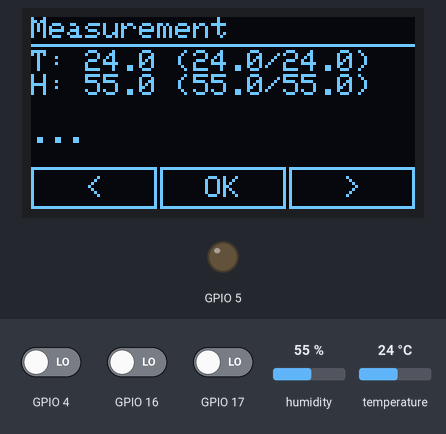
A program run on a simulated ESP32. Parts: 128×64 one-colour display, output pins drawn as LEDs (lit = HIGH). The test bench sets the inputs (shaded band); at power-on: GPIO 4 LOW, GPIO 17 LOW, GPIO 16 LOW, humidity 55 %, temperature 24 °C. WiFi joins after 1.5 s; servers stay silent unless stated; what the program prints to the serial monitor is not drawn.

Above: at 5.7 s.
5.8 s: GPIO 4 driven HIGH
At 7.3 s:
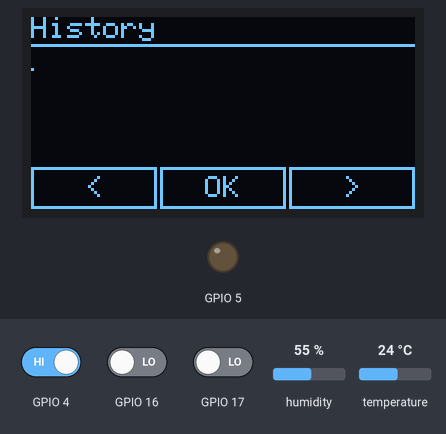
18.6 s: GPIO 17 driven HIGH
At 19.8 s:
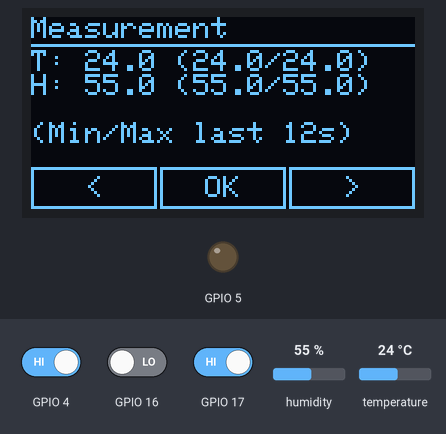
25.6 s: GPIO 16 driven HIGH
At 25.79 s:
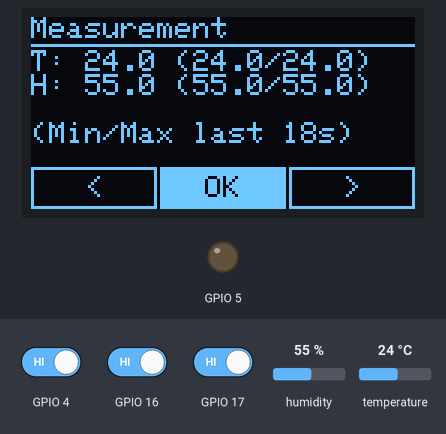
27.3 s: humidity set to 22 %
At 29.9 s:
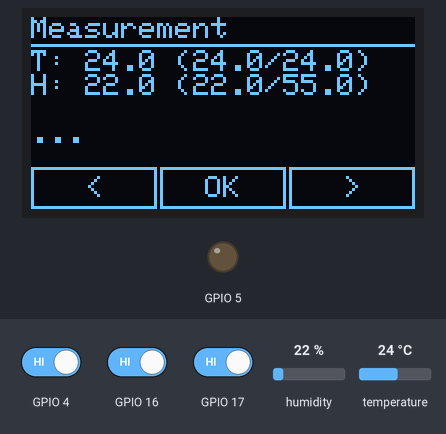
31.6 s: temperature set to 12 °C
At 36.5 s:
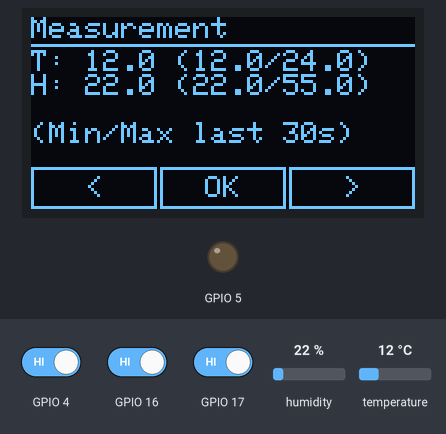
37.6 s: humidity set to 40 %
At 43.6 s:
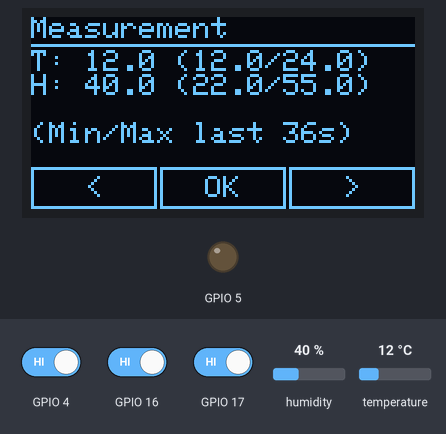
Timing chart, 0 to 44.6 s (numbered marks = the images above; inputs shaded):
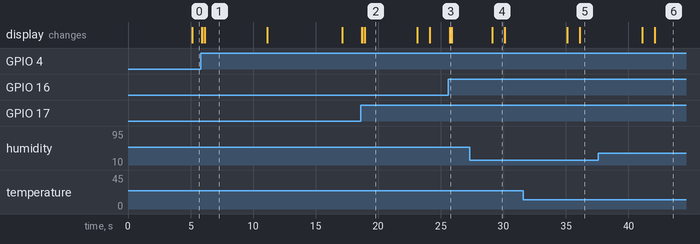

The program:

Main.cpp
```cpp
//Libraries
#include <Arduino.h>
#include <DHT.h>

#include "MainStateMachine.h"
#include "Measuring.h"
#include "Platform.h"

MainStateMachine mainSm;
MeasuringManager measuringManager;

void setup() {
  Serial.begin(9600);
  Serial.println();
  Serial.println();
  Serial.println("LOLIN32 playground started");

  mainSm = MainStateMachine();
  measuringManager = MeasuringManager();

  mainSm.begin();
  measuringManager.begin();

  Gui::instance().begin();
}

void loop() {
  Platform::instance().proceed();
  Gui::instance().proceed();

  mainSm.proceed();
  measuringManager.proceed();

  Platform::instance().switchLed(LED_ON);
}
```

Logger.h
```cpp
#ifndef LOGGER_H
#define LOGGER_H

class ILogger {
 public:
  virtual void log(const char *pMessage) = 0;
  virtual void log(const char *pMessage, const unsigned long value) = 0;
  virtual void log(const char *pMessage, const float value) = 0;
  virtual void log(const char *pMessage, const bool value) = 0;
  virtual ~ILogger() = 0;
};
inline ILogger::~ILogger() {}

class SerialLogger : public ILogger {
 public:
  SerialLogger(const char *pLoggerName);

  void log(const char *pMessage) override;
  void log(const char *pMessage, const unsigned long value) override;
  void log(const char *pMessage, const float value) override;
  void log(const char *pMessage, const bool value) override;

 private:
  const char *pLoggerName;
};

class DoNothingLogger : public ILogger {
 public:
  DoNothingLogger();

  void log(const char *pMessage) override;
  void log(const char *pMessage, const unsigned long value) override;
  void log(const char *pMessage, const float value) override;
  void log(const char *pMessage, const bool value) override;
};

#endif
```

UiScene.h
```cpp
#ifndef UISCENE_H
#define UISCENE_H


#include <Arduino.h>
#include <Adafruit_SSD1306.h>
#include "CacheService.h"
#include "utils/StringHandling.h"

#define SCREEN_WIDTH 128
#define SCREEN_HEIGHT 64

#define MAX_NR_CHARS 21 // max 21
#define HEIGH_OF_LINE 8 // min 7
#define POS_FIRST_LINE 11 // min 11

#define SCENE_HEIGHT 32
#define SCENE_WIDTH SCREEN_WIDTH
#define SCENE_POS_TOP 11
#define SCENE_POS_BOTTOM SCENE_POS_TOP + SCENE_HEIGHT


class IUiScene {
  public:
    virtual void display() = 0;
    virtual char* getTitle() = 0;
    virtual bool hasUndisplayedChanges() = 0;
    virtual ~IUiScene() { }
};

class LineBasedUiScene : public IUiScene {
  public:
    LineBasedUiScene(Adafruit_SSD1306* pDisplay, char title[]);

    void setLine1(char prefix[], char txt[]);
    void setLine2(char prefix[], char txt[]);
    void setLine3(char prefix[], char txt[]);
    void setLine4(char prefix[], char txt[]);

    CharManager getLine1();
    CharManager getLine2();
    CharManager getLine3();
    CharManager getLine4();

    virtual void display() override;
    char* getTitle() override;
    bool hasUndisplayedChanges() override;

  private:
    // variables
    Adafruit_SSD1306* pDisplay;

    bool changed = true;

    char title[MAX_NR_CHARS];


    char line1[MAX_NR_CHARS];
    char line2[MAX_NR_CHARS];
    char line3[MAX_NR_CHARS];
    char line4[MAX_NR_CHARS];

    CharManager line1Manager = CharManager(line1, MAX_NR_CHARS);
    CharManager line2Manager = CharManager(line2, MAX_NR_CHARS);
    CharManager line3Manager = CharManager(line3, MAX_NR_CHARS);
    CharManager line4Manager = CharManager(line4, MAX_NR_CHARS);

    // methods
    void setLine(char txt[], char buffer[]);
    void setLine(char prefix[], char txt[], char buffer[]);
};

class GraphUiScene : public IUiScene {
  public:
    GraphUiScene(Adafruit_SSD1306* pDisplay, char title[]);

    virtual void display() override;
    char* getTitle() override;
    bool hasUndisplayedChanges() override;

    void update();

  private:
    // variables
    Adafruit_SSD1306* pDisplay;
    //Iterator<CacheValue> iterator;

    bool changed = true;

    char title[MAX_NR_CHARS];

    void setLine(char txt[], char buffer[]);
};

#endif
```

CacheService.h
```cpp
#ifndef BUFFERSERVICE_H
#define BUFFERSERVICE_H

#include <Arduino.h>
#include <limits>
#include "RingBuffer.h"

#define CACHE_SIZE 128

struct CacheValue {
  float temperature;
  float humidity;
  unsigned long time;
  bool published;
};
struct MinMaxValues {
  float minTemperature;
  float maxTemperature;
  float minHumidity;
  float maxHumidity;
};
class CacheService {
 public:
  static CacheService& instance() {
    static CacheService _instance;
    return _instance;
  }

  RingBuffer<CacheValue>& getBuffer() { return buffer; }

  Iterator<CacheValue>& getIterator() {
    buffer.newestToOldest(iterator);
    return iterator;
    }

  MinMaxValues getMinMax() {
    MinMaxValues values;

    values.maxTemperature = std::numeric_limits<float>::min();
    values.maxHumidity = std::numeric_limits<float>::min();

    values.minTemperature = std::numeric_limits<float>::max();
    values.minHumidity = std::numeric_limits<float>::max();

    buffer.newestToOldest(iterator);
    while(iterator.hasNext()) {
      CacheValue* pValue = iterator.getNext();

      // temp
      if(pValue->temperature > values.maxTemperature) {
        values.maxTemperature = pValue->temperature;
      }
      if(pValue->temperature < values.minTemperature) {
        values.minTemperature = pValue->temperature;
      }

      // hum
      if(pValue->humidity > values.maxHumidity) {
        values.maxHumidity = pValue->humidity;
      }
      if(pValue->humidity < values.minHumidity) {
        values.minHumidity = pValue->humidity;
      }
    }

    return values;
  }

  unsigned long getCachedTimespan() {
    unsigned long timespan = buffer.getNewest()->time;
    timespan = timespan - buffer.getOldest()->time;

    return timespan;
  }

 private:
  CacheService() {}
  class CacheService& operator=(const class CacheService&);  // singleton

  RingBuffer<CacheValue> buffer = RingBuffer<CacheValue>(CACHE_SIZE);
  Iterator<CacheValue> iterator = Iterator<CacheValue>(CACHE_SIZE);
};

#endif
```

EdgeDetector.cpp
```cpp
#include "EdgeDetector.h"
#include <Arduino.h>

#define DEBUG_PRINT(x) Serial.println(x);

EdgeDetector::EdgeDetector() {
}

EdgeDetector::EdgeDetector(const int _pin, const int _nrDebounceCycles) {
  start(_pin, _nrDebounceCycles);
}

void EdgeDetector::start(const int _pin, const int _nrDebounceCycles) {
  pin = _pin;
  nrDebounceCycles = _nrDebounceCycles;
  lastPublishedState = LOW;
  lastPublishedEdge = NO_CHANGE;
  count = 0;

  pinMode(_pin, INPUT);
}

int EdgeDetector::proceed() {
  int currentState = digitalRead(pin);

    if(currentState == lastPublishedState) {
    // no change
    if(count > 0){
      count--;
    }
    lastPublishedEdge = NO_CHANGE;
    return NO_CHANGE;
  } else {
    // change
    count++;
    if(count > nrDebounceCycles) {
      // publish new state
      count = 0;
      lastPublishedState = currentState;
      if(currentState == HIGH){
        lastPublishedEdge = RISING_EDGE;
        return RISING_EDGE;
      }
      lastPublishedEdge = FALLING_EDGE;
      return FALLING_EDGE;
    }
  }
}

int EdgeDetector::getState() {
  return lastPublishedState;
}

int EdgeDetector::getLastEdge() {
  return lastPublishedEdge;
}

// ======= StatefullButton =======

StatefullButton::StatefullButton(const int _pin, const int _nrDebounceCycles, const int _nrOfStates) {
  nrOfStates = _nrOfStates;
  activeState = 0;
  edgeDetector.start(_pin, _nrDebounceCycles);
}

int StatefullButton::proceed() {
  if(edgeDetector.proceed() == RISING_EDGE) {
    // next state active
    activeState = (activeState + 1) % nrOfStates;
    return NEW_STATE;
  }
  return NO_CHANGE;
}

int StatefullButton::getState() {
  return activeState;
}
```

EdgeDetector.h
```cpp
#ifndef UTILS_H
#define UTILS_H

#include <Arduino.h>

#define NO_CHANGE 0

#define RISING_EDGE 1
#define FALLING_EDGE -1

#define NEW_STATE 1

class EdgeDetector {
  public:
      EdgeDetector();
      EdgeDetector(const int pin, const int nrDebounceCycles);

      void start(const int pin, const int nrDebounceCycles);

      /**
       * Returns HIGH or LOW
       */
      int getState();

      /**
       * Does return:
       *   NO_CHANGE: No change in logical signal in last proceed() call
       *   RISING_EDGE: Changed from low to high in last proceed() call
       *   FALLING_EDGE: Changed from high to low in last proceed() call
       */
       int getLastEdge();

      /**
       * Does read the pin and detect changes in the logical signal (debounced).
       * Does return:
       *   NO_CHANGE: No change in logical signal
       *   RISING_EDGE: Changed from low to high
       *   FALLING_EDGE: Changed from high to low
       */
      int proceed();

  private:
      int pin;
      int nrDebounceCycles;
      /**
       * HIGH or LOW
       */
      int lastPublishedState;
      int lastPublishedEdge;
      int count;
};

class StatefullButton {
  public:
      StatefullButton(const int pin, const int nrDebounceCycles, const int nrOfStates);

      /**
       * Does detect rising edges and proceed the state of the button.
       * Does return:
       *   NO_CHANGE: No change in logical signal
       *   NEW_STATE: New entered
       */
      int proceed();

      int getState();

  private:
      EdgeDetector edgeDetector = EdgeDetector();
      int activeState;
      int nrOfStates;
};

class Test { // ToDo: Remove
  public:
    Test(const int _myVar) { myVar = _myVar; }
    int myVar;
};

template <class T> class ArrayList {
  public:
    ArrayList(const int capacity);
    ArrayList(T* internalBuffer[], const int capacity);

    int add(T * pElement);
    T * get(int index);
    int getSize();

  private:
    T** ppFirstElement;
    int size;
    int capacity;
};

// ======= ArrayList =======


template <class T>
ArrayList<T>::ArrayList(const int _capacity) {
  capacity = _capacity;
  size = 0;
  ppFirstElement = (T**)malloc(_capacity * sizeof(T*));
}

template <class T>
ArrayList<T>::ArrayList(T* _internalBuffer[], const int _capacity) {
  capacity = _capacity;
  size = 0;
  ppFirstElement = _internalBuffer;
}

template <class T>
int ArrayList<T>::add(T* pElement) {
  *(ppFirstElement + size) = pElement;
  size++;

  return 0;
}

template <class T>
T * ArrayList<T>::get(int index) {
  return *(ppFirstElement + index);
}

template <class T>
int ArrayList<T>::getSize() {
  return size;
}

#endif
```

GraphUiScene.cpp
```cpp
// includes
#include "UiScene.h"
#include "Logger.h"

// defines
#define Y_AXIS_MIN 0
#define Y_AXIS_MAX 30
#define Y_AXIS_RANGE Y_AXIS_MAX - Y_AXIS_MIN
#define Y_AXIS_SCALE SCENE_HEIGHT/Y_AXIS_RANGE

// variables
SerialLogger uiLogger = SerialLogger(__FILE__);
//DoNothingLogger uiLogger = DoNothingLogger();

GraphUiScene::GraphUiScene(Adafruit_SSD1306* pDisplay, char title[]) {
  this->pDisplay = pDisplay;
  setLine(title, this->title);
}

void GraphUiScene::display() {
  uiLogger.log("Draw graph");
  changed = false;

  Iterator<CacheValue> iterator = CacheService::instance().getIterator();
  while (iterator.hasNext()) {
    CacheValue* pValue = iterator.getNext();

    float scaledTemperature = pValue->temperature * Y_AXIS_SCALE;
    int positionDot = SCENE_POS_BOTTOM - scaledTemperature;

    pDisplay->drawPixel(iterator.getIndexCurrentElement(), positionDot, WHITE);
  }
  /*while(iterator.hasNext()) {
      CacheValue* pValue = iterator.getNext();

      pDisplay->drawPixel(iterator.getIndexCurrentElement(),
  pValue->temperature, WHITE);
      //pDisplay->drawBitmap()

    }
  }*/
}

char* GraphUiScene::getTitle() { return this->title; }
bool GraphUiScene::hasUndisplayedChanges() { return this->changed; }

void GraphUiScene::update() { this->changed = true; }

void GraphUiScene::setLine(char txt[],
                           char buffer[]) {  // ToDo: Remove duplicated code
  for (int i = 0; i < MAX_NR_CHARS; i++) {
    if (txt[i] != 0) {
      buffer[i] = txt[i];
    } else {
      buffer[i] = 0;  // mark end
      break;
    }
  }
}
```

Gui.h
```cpp
#ifndef GUI_H
#define GUI_H

#include <Adafruit_SSD1306.h>
#include <Arduino.h>
#include <Wire.h>

#include "Platform.h"
#include "StateMachine.h"
#include "UiButton.h"
#include "UiScene.h"

#define SCREEN_WIDTH 128
#define SCREEN_HEIGHT 64

// states
#define STARTUP_DISPLAYED_STATE 0
#define MEASUREMENT_DISPLAYED_STATE 1
#define HISTORY_DISPLAYED_STATE 2
#define SETTINGS_DISPLAYED_STATE 3

struct ButtonsState {
  int button1;
  int button2;
  int button3;
};

class Gui : public IVariablesReader<ButtonsState> {
 public:
  static Gui& instance() {
    static Gui _instance;
    return _instance;
  }

  virtual ButtonsState* read() override {
    variables.button1 = Platform::instance().readButton1();
    variables.button2 = Platform::instance().readButton2();
    variables.button3 = Platform::instance().readButton3();

    return &variables;
  }

  void proceed() {
    sm.proceed();

    buttonBinding1.proceed();
    buttonBinding2.proceed();
    buttonBinding3.proceed();
  }

  void begin() {
    sm.begin(this);

    buttonBinding1.begin();
    buttonBinding2.begin();
    buttonBinding3.begin();
  }

  // getter
  LineBasedUiScene& getNetworkScene() { return networkScene; }

  LineBasedUiScene& getMeasurementScene() { return measurementScene; }

  GraphUiScene& getHistoryScene() { return historyScene; }

  Adafruit_SSD1306& getDisplay() { return display; }

 private:
  Gui();
  class Gui& operator=(const class Gui&);  // singleton

  void updateDisplay();
  void updateDisplayIfChanged();
  void displayStartupScreen();
  void displayScene(unsigned int id) {
    if (id > 2) {
      Serial.println("Illegal scene id!");
      return;
    }

    Serial.println("Display scene");
    pActiveScene = ppScenes[id];

    updateDisplay();
  }

  // variables
  StateMachine<ButtonsState> sm;
  ButtonsState variables = ButtonsState();

  Adafruit_SSD1306 display =
      Adafruit_SSD1306(SCREEN_WIDTH, SCREEN_HEIGHT, &Wire, -1);

  // buttons
  UiTextField uiButton1 = UiTextField(&display, 42, 14, 0, 50);
  UiHwButton buttonBinding1 = UiHwButton(uiButton1, 1);

  UiTextField uiButton2 = UiTextField(&display, 42, 14, 43, 50);
  UiHwButton buttonBinding2 = UiHwButton(uiButton2, 2);

  UiTextField uiButton3 = UiTextField(&display, 42, 14, 86, 50);
  UiHwButton buttonBinding3 = UiHwButton(uiButton3, 3);

  // scenes
  LineBasedUiScene measurementScene = LineBasedUiScene(&display, "Measurement");
  GraphUiScene historyScene = GraphUiScene(&display, "History");
  LineBasedUiScene networkScene = LineBasedUiScene(&display, "Network");

  IUiScene* ppScenes[3] = {&measurementScene, &historyScene, &networkScene};
  IUiScene* pActiveScene = 0;

  // transitions
  static bool startup_to_measurement_transition(ButtonsState* pVariables,
                                                StateInfo* pInfo) {
    return pInfo->isStateMinActiveFor(5000);
  }

  static bool forward_sequential_transition(ButtonsState* pVariables,
                                            StateInfo* pInfo) {
    return pVariables->button3 == BUTTON_SWITCHED_ACTIVE;
  }

  static bool backward_sequential_transition(ButtonsState* pVariables,
                                             StateInfo* pInfo) {
    return pVariables->button1 == BUTTON_SWITCHED_ACTIVE;
  }

  // actions
  static void startup_entry_action(ButtonsState* pVariables, StateInfo* pInfo) {
    Gui::instance().displayStartupScreen();
  }
  static void state_entry_action(ButtonsState* pVariables, StateInfo* pInfo) {
    Gui::instance().displayScene(pInfo->activeStateId - 1);
  }
  static void state_proceed_action(ButtonsState* pVariables, StateInfo* pInfo) {
    Gui::instance().updateDisplayIfChanged();
  }
};

Gui::Gui() : sm(4, 7) {
  Wire.begin();
  if (!display.begin(SSD1306_SWITCHCAPVCC, 0x3C)) {  // ToDo: exception handling
    Serial.println(F("SSD1306 allocation failed"));
    for (;;)
      ;
  }

  sm.addState(STARTUP_DISPLAYED_STATE, Gui::startup_entry_action, 0, 0);
  sm.addState(MEASUREMENT_DISPLAYED_STATE, Gui::state_entry_action,
              Gui::state_proceed_action, 0);
  sm.addState(HISTORY_DISPLAYED_STATE, Gui::state_entry_action,
              Gui::state_proceed_action, 0);
  sm.addState(SETTINGS_DISPLAYED_STATE, Gui::state_entry_action,
              Gui::state_proceed_action, 0);

  sm.addTransition(STARTUP_DISPLAYED_STATE, MEASUREMENT_DISPLAYED_STATE,
                   &Gui::startup_to_measurement_transition);

  sm.addTransition(MEASUREMENT_DISPLAYED_STATE, HISTORY_DISPLAYED_STATE,
                   &Gui::forward_sequential_transition);
  sm.addTransition(HISTORY_DISPLAYED_STATE, MEASUREMENT_DISPLAYED_STATE,
                   &Gui::backward_sequential_transition);

  sm.addTransition(HISTORY_DISPLAYED_STATE, SETTINGS_DISPLAYED_STATE,
                   &Gui::forward_sequential_transition);
  sm.addTransition(SETTINGS_DISPLAYED_STATE, HISTORY_DISPLAYED_STATE,
                   &Gui::backward_sequential_transition);

  sm.addTransition(SETTINGS_DISPLAYED_STATE, MEASUREMENT_DISPLAYED_STATE,
                   &Gui::forward_sequential_transition);
  sm.addTransition(MEASUREMENT_DISPLAYED_STATE, SETTINGS_DISPLAYED_STATE,
                   &Gui::backward_sequential_transition);

  uiButton1.setText("<");
  uiButton2.setText("OK");
  uiButton3.setText(">");
}

void Gui::updateDisplayIfChanged() {
  // do only update, if anything changed
  if (pActiveScene->hasUndisplayedChanges() ||
      uiButton1.hasUndisplayedChanges() ||
      uiButton2.hasUndisplayedChanges() ||
      uiButton3.hasUndisplayedChanges()) {
    updateDisplay();
  }
}

void Gui::updateDisplay() {
  display.clearDisplay();
  display.setTextColor(WHITE);
  display.setTextSize(1);

  display.setCursor(0, 0);
  display.print(pActiveScene->getTitle());
  display.drawLine(0, 9, SCREEN_WIDTH, 9, WHITE);

  pActiveScene->display();

  uiButton1.paint();
  uiButton2.paint();
  uiButton3.paint();

  display.display();
}

void Gui::displayStartupScreen() {
  display.clearDisplay();
  display.setTextColor(WHITE);
  display.setTextSize(2);

  display.setCursor(45, 10);
  display.print("Hi!");
  display.display();
}

#endif
```

Source omitted: Logger.cpp (1100 bytes), MainStateMachine.h (4772 bytes), Measuring.h (3092 bytes), Platform.h (3704 bytes), RestClient.cpp (3386 bytes), RestClient.h (744 bytes), RingBuffer.h (3230 bytes), StateMachine.h (5827 bytes), UiButton.h (2016 bytes), UiScene.cpp (2231 bytes), UiTextField.h (1937 bytes), StringHandling.h (1574 bytes)

Measured:
- after the input at 5.8 s, the display: changes after 0.08 s (image 1)
- after the input at 18.6 s, the display: changes after 0.08 s (image 2)
- after the input at 25.6 s, the display: changes after 0.10 s (image 3)
- what the display in image 2 shows lasts 4.2 s, from 18.9 s to 23.1 s
- what the display in image 4 shows lasts 1.0 s, from 29.1 s to 30.1 s
